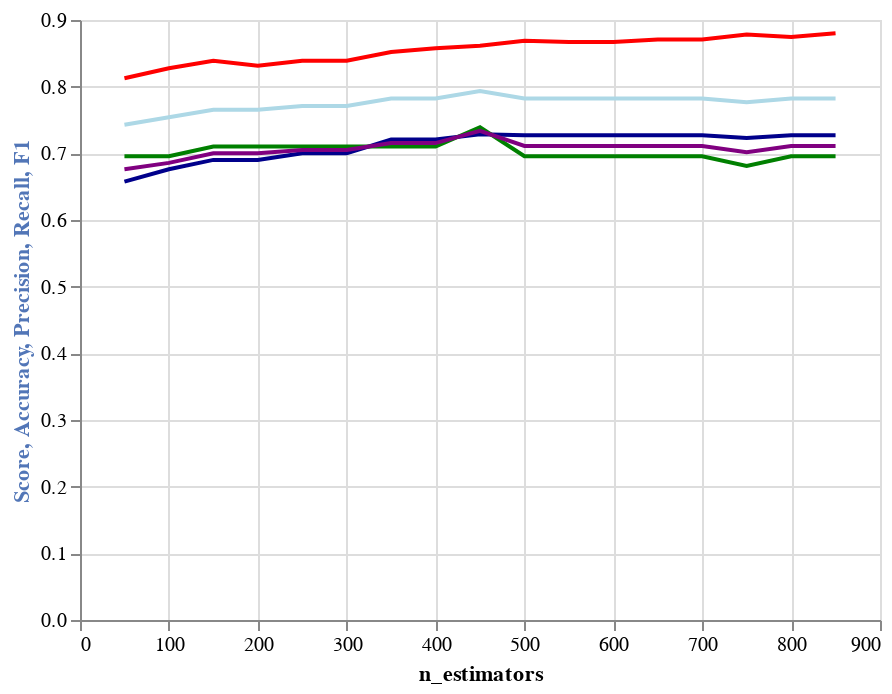

The notebook cell this image was saved under:
### Code cell
import altair as alt


source = ada_results

alt.Chart(source).mark_trail().encode(
    y='Score',
    x='n_estimators',
    size='Precision'

)

base = alt.Chart(source).encode(
        alt.X('n_estimators')
)

line_M = base.mark_line(color='red').encode(
    alt.Y('Score:Q', axis=alt.Axis(titleColor='#5276B7'),title='Score')
)

line_A = base.mark_line(color='lightblue').encode(
    alt.Y('Accuracy:Q', axis=alt.Axis(titleColor='#5276A7'),title='Accuracy')
)

line_B = base.mark_line(color='darkblue').encode(
    alt.Y('Precision:Q', axis=alt.Axis(titleColor='#A18727'),title='Precision')
)

line_C = base.mark_line(color='green').encode(
    alt.Y('Recall:Q', axis=alt.Axis(titleColor='#F11111'),title='Recall')
)

line_D = base.mark_line(color='purple').encode(
    alt.Y('F1:Q', axis=alt.Axis(titleColor='#OOOFFF'),title='F1')
)

alt.layer(line_M,line_A, line_B, line_C, line_D)#.resolve_scale(y='independent')

### Figure 1 — Vega-Lite specification as saved in the notebook (floating-point values rounded to 4 significant figures)
{"config": {"view": {"continuousWidth": 400, "continuousHeight": 300}}, "layer": [{"mark": {"type": "line", "color": "red"}, "encoding": {"x": {"type": "quantitative", "field": "n_estimators"}, "y": {"type": "quantitative", "axis": {"titleColor": "#5276B7"}, "field": "Score", "title": "Score"}}}, {"mark": {"type": "line", "color": "lightblue"}, "encoding": {"x": {"type": "quantitative", "field": "n_estimators"}, "y": {"type": "quantitative", "axis": {"titleColor": "#5276A7"}, "field": "Accuracy", "title": "Accuracy"}}}, {"mark": {"type": "line", "color": "darkblue"}, "encoding": {"x": {"type": "quantitative", "field": "n_estimators"}, "y": {"type": "quantitative", "axis": {"titleColor": "#A18727"}, "field": "Precision", "title": "Precision"}}}, {"mark": {"type": "line", "color": "green"}, "encoding": {"x": {"type": "quantitative", "field": "n_estimators"}, "y": {"type": "quantitative", "axis": {"titleColor": "#F11111"}, "field": "Recall", "title": "Recall"}}}, {"mark": {"type": "line", "color": "purple"}, "encoding": {"x": {"type": "quantitative", "field": "n_estimators"}, "y": {"type": "quantitative", "axis": {"titleColor": "#OOOFFF"}, "field": "F1", "title": "F1"}}}], "data": {"name": "data-49c6f23fb1d2581501aa58027263b394"}, "$schema": "https://vega.github.io/schema/vega-lite/v4.8.1.json", "datasets": {"data-49c6f23fb1d2581501aa58027263b394": [{"n_estimators": 850, "Score": 0.8801, "Accuracy": 0.7821, "Precision": 0.7273, "Recall": 0.6957, "F1": 0.7111}, {"n_estimators": 750, "Score": 0.8783, "Accuracy": 0.7765, "Precision": 0.7231, "Recall": 0.6812, "F1": 0.7015}, {"n_estimators": 800, "Score": 0.8745, "Accuracy": 0.7821, "Precision": 0.7273, "Recall": 0.6957, "F1": 0.7111}, {"n_estimators": 700, "Score": 0.8708, "Accuracy": 0.7821, "Precision": 0.7273, "Recall": 0.6957, "F1": 0.7111}, {"n_estimators": 650, "Score": 0.8708, "Accuracy": 0.7821, "Precision": 0.7273, "Recall": 0.6957, "F1": 0.7111}, {"n_estimators": 500, "Score": 0.8689, "Accuracy": 0.7821, "Precision": 0.7273, "Recall": 0.6957, "F1": 0.7111}, {"n_estimators": 600, "Score": 0.867, "Accuracy": 0.7821, "Precision": 0.7273, "Recall": 0.6957, "F1": 0.7111}, {"n_estimators": 550, "Score": 0.867, "Accuracy": 0.7821, "Precision": 0.7273, "Recall": 0.6957, "F1": 0.7111}, {"n_estimators": 450, "Score": 0.8614, "Accuracy": 0.7933, "Precision": 0.7286, "Recall": 0.7391, "F1": 0.7338}, {"n_estimators": 400, "Score": 0.8577, "Accuracy": 0.7821, "Precision": 0.7206, "Recall": 0.7101, "F1": 0.7153}, {"n_estimators": 350, "Score": 0.8521, "Accuracy": 0.7821, "Precision": 0.7206, "Recall": 0.7101, "F1": 0.7153}, {"n_estimators": 300, "Score": 0.839, "Accuracy": 0.7709, "Precision": 0.7, "Recall": 0.7101, "F1": 0.705}, {"n_estimators": 250, "Score": 0.839, "Accuracy": 0.7709, "Precision": 0.7, "Recall": 0.7101, "F1": 0.705}, {"n_estimators": 150, "Score": 0.839, "Accuracy": 0.7654, "Precision": 0.6901, "Recall": 0.7101, "F1": 0.7}, {"n_estimators": 200, "Score": 0.8315, "Accuracy": 0.7654, "Precision": 0.6901, "Recall": 0.7101, "F1": 0.7}, {"n_estimators": 100, "Score": 0.8277, "Accuracy": 0.7542, "Precision": 0.6761, "Recall": 0.6957, "F1": 0.6857}, {"n_estimators": 50, "Score": 0.8127, "Accuracy": 0.743, "Precision": 0.6575, "Recall": 0.6957, "F1": 0.6761}]}}
